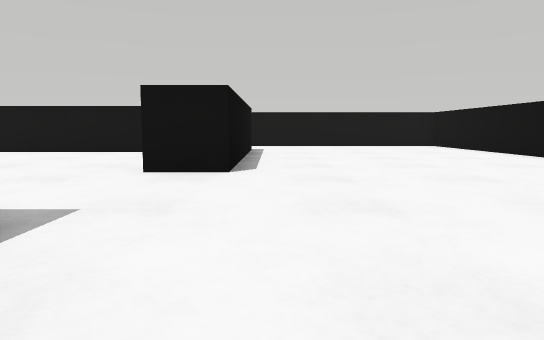
[1] (above)

20 first-person views from a walk through a Webots world. The camera is 0.05 m above the floor, tilts 6° down and sees 70° across. The floor is counted in squares, 0.1 m on a side. Each view is taken from the middle of a square. On the plan, view 1 faces up. The plan holds only what a view shows up to about 9 squares ahead; the rest is blank. The robots in the file are not drawn.

[2]
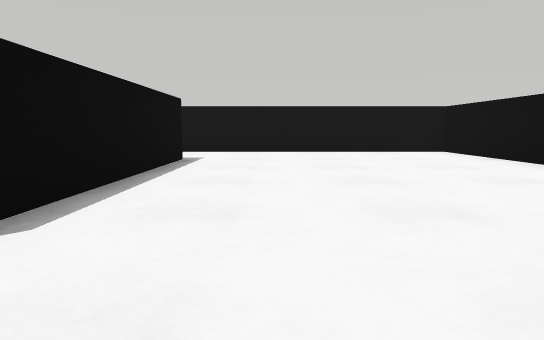

[3]
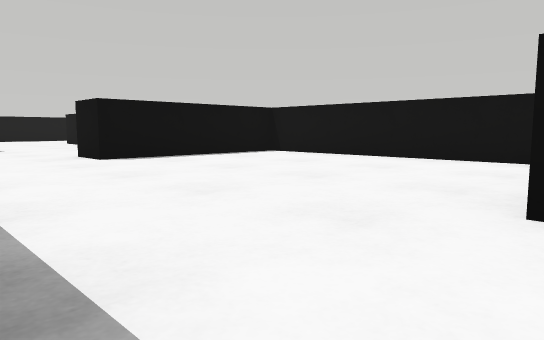

[4]
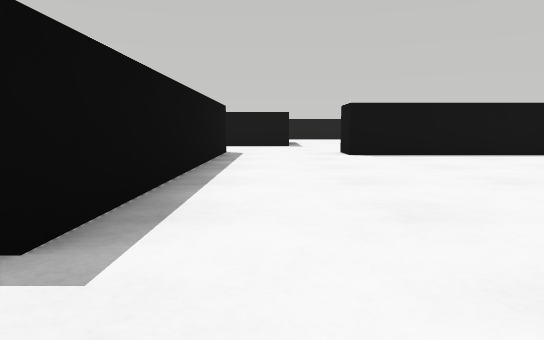

[5]
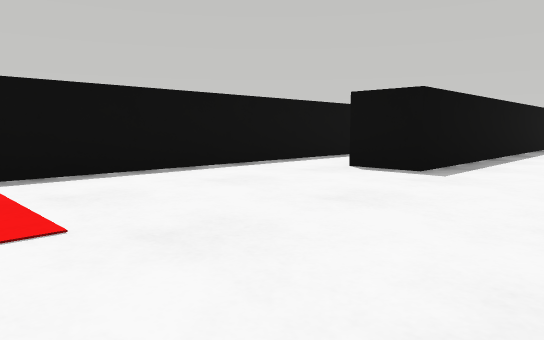

[6]
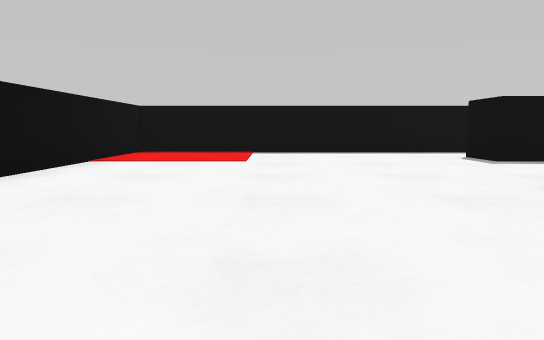

[7]
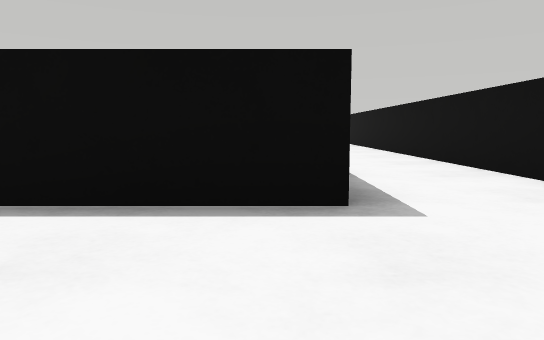

[8]
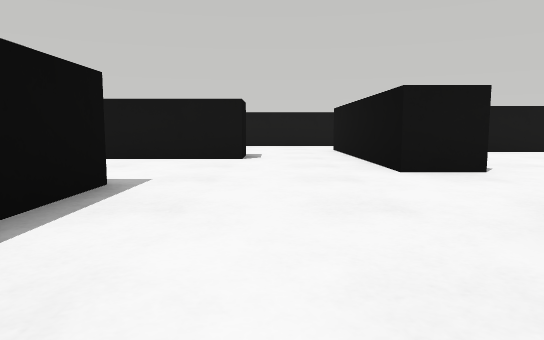

[9]
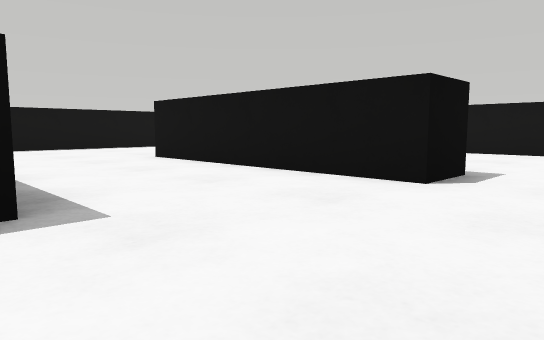

[10]
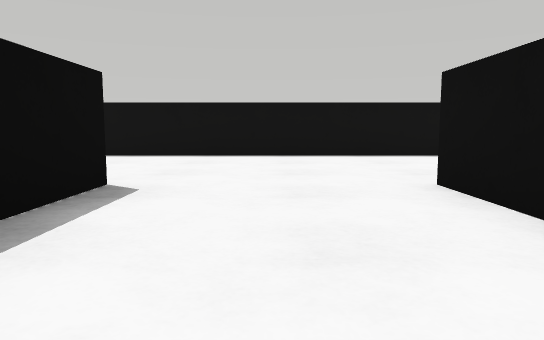

[11]
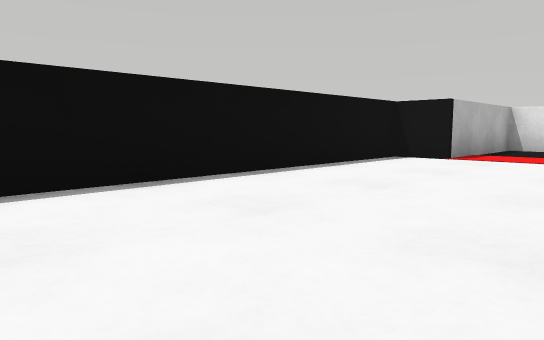

[12]
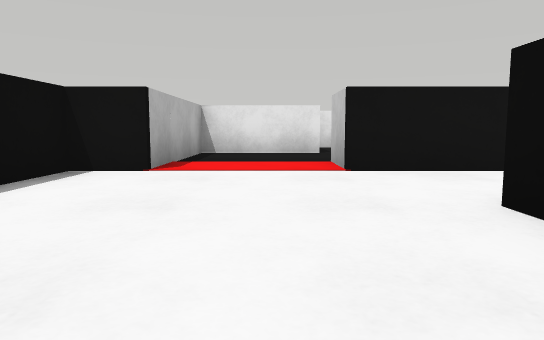

[13]
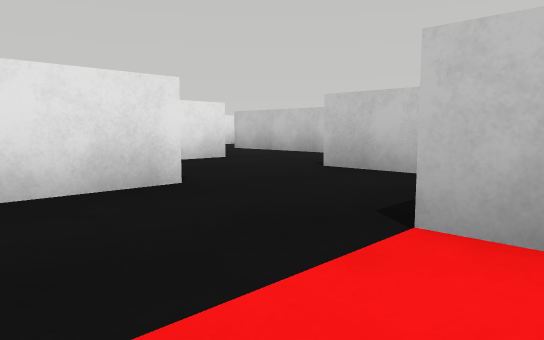

[14]
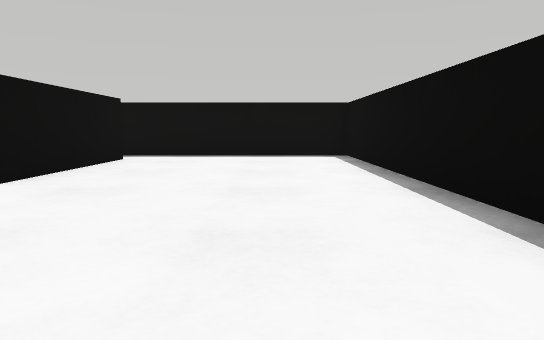

[15]
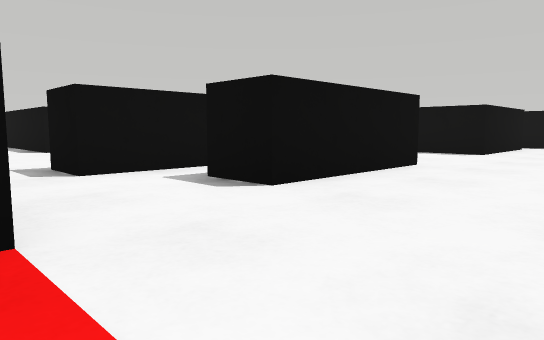

[16]
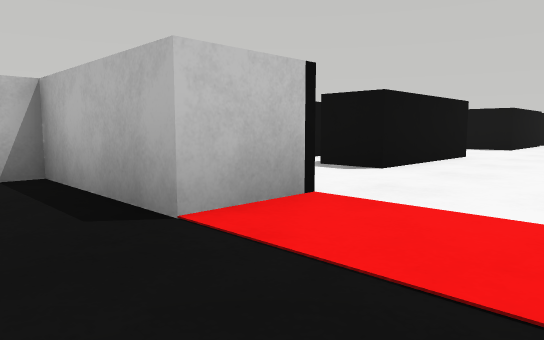

[17]
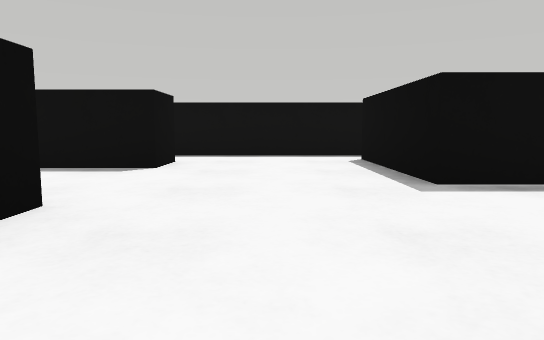

[18]
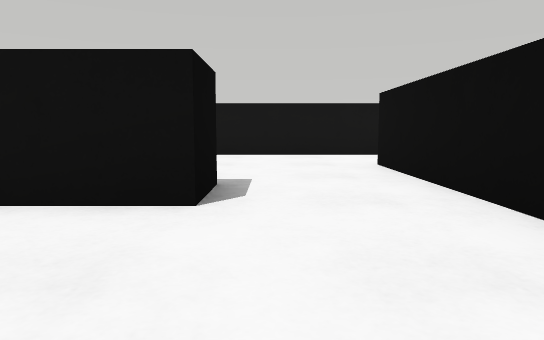

[19]
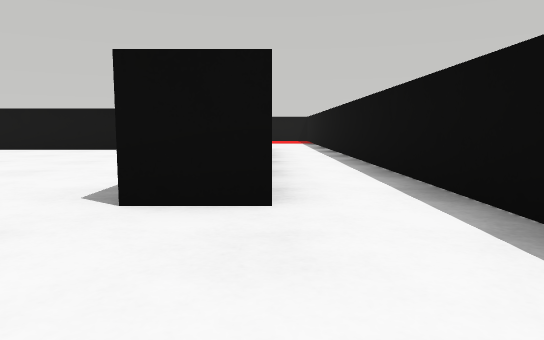

[20]
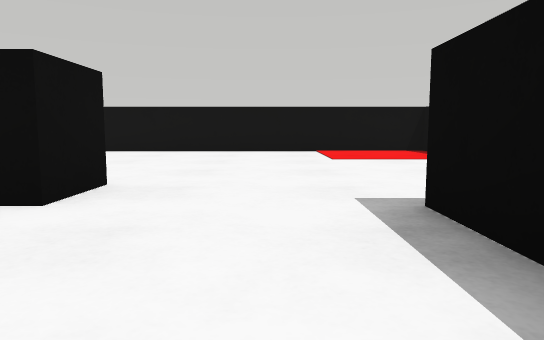

### Floor plan
Points are (right, up) in squares from view 1. A wall is a line through its corners. A room is listed if a view was taken in it or the views show most of it. See-through windows are left out.
Room 1 (views 1, 2, 3, 4, 5, 6, 7, 8, 9, 10, 11, 12, 14, 17, 18, 19, 20)
walls: (-11.8, -0.4) (4.8, -0.4) (4.8, 11.6) (-11.9, 11.6); (-14.1, 11.6) (-16.1, 11.6); (-18.5, 11.6) (-19.4, 11.6) (-19.4, -0.4) (-15.1, -0.4)
ways out: opening at (-17.5, 12.5) to room 2
objects: black box (-15, 1); black box (-15, 2); black box (-15, 3); black box (-15, 7); black box (-15, 8); black box (-15, 9); black box (-14, 3); black box (-14, 7); black box (-13, 7); black box (-13, 8); black box (-13, 9); black box (-13, 10); black box (-12, 1); black box (-12, 2); black box (-12, 3); black box (-12, 7); black box (-11, 7); black box (-8, 1) to (-8, 2); black box (-8, 5); black box (-8, 6); black box (-8, 7); black box (-8, 8); black box (-8, 9); black box (-7, 1) to (-7, 2); black box (-7, 9); black box (-6, 1) to (-6, 2); black box (-6, 9); black box (-5, 1) to (-5, 2); black box (-5, 9); black box (-4, 1) to (-4, 2); black box (-4, 9); black box (-3, 1) to (-3, 2); black box (-3, 9); black box (-2, 1) to (-2, 2); black box (-2, 9); black box (-1, 5); black box (-1, 6); black box (-1, 7); black box (-1, 8); black box (-1, 9)
Room 2 (views 13, 15, 16)
walls: (-16.1, 11.6) (-16.1, 12.9); (-15.9, 15.2) (-18.5, 15.2) (-18.5, 11.6)
ways out: opening at (-17.5, 12.5) to room 1; opening at (-16, 14) to room 3
Room 3 (no view inside)
walls: (-16.1, 12.9) (-13.6, 12.9) (-13.6, 14.4)
ways out: opening at (-16, 14) to room 2; opening at (-15, 15)

Positions as (right, up) in squares from view 1, and headings:
1: (0, 0), facing up
2: (1, 3), facing up
3: (-1, 2), facing up-left
4: (0, 3), facing left
5: (3, 4), facing down-left
6: (2, 8), facing down
7: (2, 9), facing left
8: (-10, 0), facing up
9: (-9, 3), facing up-left
10: (-12, 5), facing left
11: (-16, 5), facing up-left
12: (-17, 7), facing up
13: (-18, 12), facing up-right
14: (-18, 7), facing down
15: (-18, 12), facing down-right
16: (-18, 14), facing down-right
17: (-10, 7), facing down
18: (-10, 4), facing up
19: (-11, 1), facing right
20: (-4, 3), facing right
